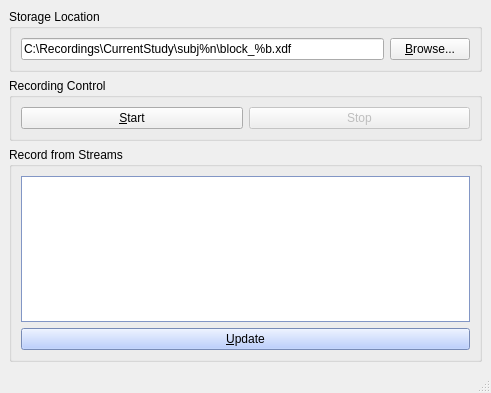
<?xml version="1.0" encoding="UTF-8"?>
<ui version="4.0">
 <class>MainWindow</class>
 <widget class="QMainWindow" name="MainWindow">
  <property name="geometry">
   <rect>
    <x>0</x>
    <y>0</y>
    <width>491</width>
    <height>393</height>
   </rect>
  </property>
  <property name="windowTitle">
   <string>Lab Recorder</string>
  </property>
  <widget class="QWidget" name="centralwidget">
   <layout class="QVBoxLayout" name="verticalLayout_3">
    <item>
     <layout class="QVBoxLayout" name="verticalLayout">
      <item>
       <widget class="QGroupBox" name="groupBox_2">
        <property name="title">
         <string>Storage Location</string>
        </property>
        <layout class="QHBoxLayout" name="horizontalLayout_2">
         <item>
          <widget class="QLineEdit" name="locationEdit">
           <property name="minimumSize">
            <size>
             <width>361</width>
             <height>0</height>
            </size>
           </property>
           <property name="text">
            <string>C:\Recordings\CurrentStudy\subj%n\block_%b.xdf</string>
           </property>
          </widget>
         </item>
         <item>
          <widget class="QPushButton" name="browseButton">
           <property name="text">
            <string>&amp;Browse...</string>
           </property>
          </widget>
         </item>
        </layout>
       </widget>
      </item>
      <item>
       <widget class="QGroupBox" name="groupBox">
        <property name="title">
         <string>Recording Control</string>
        </property>
        <layout class="QHBoxLayout" name="horizontalLayout">
         <item>
          <widget class="QPushButton" name="startButton">
           <property name="text">
            <string>&amp;Start</string>
           </property>
           <property name="icon">
            <iconset>
             <normaloff>../../../record.png</normaloff>../../../record.png</iconset>
           </property>
          </widget>
         </item>
         <item>
          <widget class="QPushButton" name="stopButton">
           <property name="enabled">
            <bool>false</bool>
           </property>
           <property name="text">
            <string>Stop</string>
           </property>
           <property name="icon">
            <iconset>
             <normaloff>../../../stop2.png</normaloff>../../../stop2.png</iconset>
           </property>
          </widget>
         </item>
        </layout>
       </widget>
      </item>
     </layout>
    </item>
    <item>
     <layout class="QHBoxLayout" name="horizontalLayout_4">
      <item>
       <widget class="QGroupBox" name="groupBox_3">
        <property name="palette">
         <palette>
          <active>
           <colorrole role="WindowText">
            <brush brushstyle="SolidPattern">
             <color alpha="255">
              <red>0</red>
              <green>0</green>
              <blue>0</blue>
             </color>
            </brush>
           </colorrole>
           <colorrole role="Button">
            <brush brushstyle="SolidPattern">
             <color alpha="255">
              <red>168</red>
              <green>194</green>
              <blue>255</blue>
             </color>
            </brush>
           </colorrole>
           <colorrole role="Light">
            <brush brushstyle="SolidPattern">
             <color alpha="255">
              <red>255</red>
              <green>255</green>
              <blue>255</blue>
             </color>
            </brush>
           </colorrole>
           <colorrole role="Midlight">
            <brush brushstyle="SolidPattern">
             <color alpha="255">
              <red>211</red>
              <green>224</green>
              <blue>255</blue>
             </color>
            </brush>
           </colorrole>
           <colorrole role="Dark">
            <brush brushstyle="SolidPattern">
             <color alpha="255">
              <red>84</red>
              <green>97</green>
              <blue>127</blue>
             </color>
            </brush>
           </colorrole>
           <colorrole role="Mid">
            <brush brushstyle="SolidPattern">
             <color alpha="255">
              <red>112</red>
              <green>129</green>
              <blue>170</blue>
             </color>
            </brush>
           </colorrole>
           <colorrole role="Text">
            <brush brushstyle="SolidPattern">
             <color alpha="255">
              <red>0</red>
              <green>0</green>
              <blue>0</blue>
             </color>
            </brush>
           </colorrole>
           <colorrole role="BrightText">
            <brush brushstyle="SolidPattern">
             <color alpha="255">
              <red>255</red>
              <green>255</green>
              <blue>255</blue>
             </color>
            </brush>
           </colorrole>
           <colorrole role="ButtonText">
            <brush brushstyle="SolidPattern">
             <color alpha="255">
              <red>0</red>
              <green>0</green>
              <blue>0</blue>
             </color>
            </brush>
           </colorrole>
           <colorrole role="Base">
            <brush brushstyle="SolidPattern">
             <color alpha="255">
              <red>255</red>
              <green>255</green>
              <blue>255</blue>
             </color>
            </brush>
           </colorrole>
           <colorrole role="Window">
            <brush brushstyle="SolidPattern">
             <color alpha="255">
              <red>168</red>
              <green>194</green>
              <blue>255</blue>
             </color>
            </brush>
           </colorrole>
           <colorrole role="Shadow">
            <brush brushstyle="SolidPattern">
             <color alpha="255">
              <red>0</red>
              <green>0</green>
              <blue>0</blue>
             </color>
            </brush>
           </colorrole>
           <colorrole role="AlternateBase">
            <brush brushstyle="SolidPattern">
             <color alpha="255">
              <red>211</red>
              <green>224</green>
              <blue>255</blue>
             </color>
            </brush>
           </colorrole>
           <colorrole role="ToolTipBase">
            <brush brushstyle="SolidPattern">
             <color alpha="255">
              <red>255</red>
              <green>255</green>
              <blue>220</blue>
             </color>
            </brush>
           </colorrole>
           <colorrole role="ToolTipText">
            <brush brushstyle="SolidPattern">
             <color alpha="255">
              <red>0</red>
              <green>0</green>
              <blue>0</blue>
             </color>
            </brush>
           </colorrole>
          </active>
          <inactive>
           <colorrole role="WindowText">
            <brush brushstyle="SolidPattern">
             <color alpha="255">
              <red>0</red>
              <green>0</green>
              <blue>0</blue>
             </color>
            </brush>
           </colorrole>
           <colorrole role="Button">
            <brush brushstyle="SolidPattern">
             <color alpha="255">
              <red>168</red>
              <green>194</green>
              <blue>255</blue>
             </color>
            </brush>
           </colorrole>
           <colorrole role="Light">
            <brush brushstyle="SolidPattern">
             <color alpha="255">
              <red>255</red>
              <green>255</green>
              <blue>255</blue>
             </color>
            </brush>
           </colorrole>
           <colorrole role="Midlight">
            <brush brushstyle="SolidPattern">
             <color alpha="255">
              <red>211</red>
              <green>224</green>
              <blue>255</blue>
             </color>
            </brush>
           </colorrole>
           <colorrole role="Dark">
            <brush brushstyle="SolidPattern">
             <color alpha="255">
              <red>84</red>
              <green>97</green>
              <blue>127</blue>
             </color>
            </brush>
           </colorrole>
           <colorrole role="Mid">
            <brush brushstyle="SolidPattern">
             <color alpha="255">
              <red>112</red>
              <green>129</green>
              <blue>170</blue>
             </color>
            </brush>
           </colorrole>
           <colorrole role="Text">
            <brush brushstyle="SolidPattern">
             <color alpha="255">
              <red>0</red>
              <green>0</green>
              <blue>0</blue>
             </color>
            </brush>
           </colorrole>
           <colorrole role="BrightText">
            <brush brushstyle="SolidPattern">
             <color alpha="255">
              <red>255</red>
              <green>255</green>
              <blue>255</blue>
             </color>
            </brush>
           </colorrole>
           <colorrole role="ButtonText">
            <brush brushstyle="SolidPattern">
             <color alpha="255">
              <red>0</red>
              <green>0</green>
              <blue>0</blue>
             </color>
            </brush>
           </colorrole>
           <colorrole role="Base">
            <brush brushstyle="SolidPattern">
             <color alpha="255">
              <red>255</red>
              <green>255</green>
              <blue>255</blue>
             </color>
            </brush>
           </colorrole>
           <colorrole role="Window">
            <brush brushstyle="SolidPattern">
             <color alpha="255">
              <red>168</red>
              <green>194</green>
              <blue>255</blue>
             </color>
            </brush>
           </colorrole>
           <colorrole role="Shadow">
            <brush brushstyle="SolidPattern">
             <color alpha="255">
              <red>0</red>
              <green>0</green>
              <blue>0</blue>
             </color>
            </brush>
           </colorrole>
           <colorrole role="AlternateBase">
            <brush brushstyle="SolidPattern">
             <color alpha="255">
              <red>211</red>
              <green>224</green>
              <blue>255</blue>
             </color>
            </brush>
           </colorrole>
           <colorrole role="ToolTipBase">
            <brush brushstyle="SolidPattern">
             <color alpha="255">
              <red>255</red>
              <green>255</green>
              <blue>220</blue>
             </color>
            </brush>
           </colorrole>
           <colorrole role="ToolTipText">
            <brush brushstyle="SolidPattern">
             <color alpha="255">
              <red>0</red>
              <green>0</green>
              <blue>0</blue>
             </color>
            </brush>
           </colorrole>
          </inactive>
          <disabled>
           <colorrole role="WindowText">
            <brush brushstyle="SolidPattern">
             <color alpha="255">
              <red>84</red>
              <green>97</green>
              <blue>127</blue>
             </color>
            </brush>
           </colorrole>
           <colorrole role="Button">
            <brush brushstyle="SolidPattern">
             <color alpha="255">
              <red>168</red>
              <green>194</green>
              <blue>255</blue>
             </color>
            </brush>
           </colorrole>
           <colorrole role="Light">
            <brush brushstyle="SolidPattern">
             <color alpha="255">
              <red>255</red>
              <green>255</green>
              <blue>255</blue>
             </color>
            </brush>
           </colorrole>
           <colorrole role="Midlight">
            <brush brushstyle="SolidPattern">
             <color alpha="255">
              <red>211</red>
              <green>224</green>
              <blue>255</blue>
             </color>
            </brush>
           </colorrole>
           <colorrole role="Dark">
            <brush brushstyle="SolidPattern">
             <color alpha="255">
              <red>84</red>
              <green>97</green>
              <blue>127</blue>
             </color>
            </brush>
           </colorrole>
           <colorrole role="Mid">
            <brush brushstyle="SolidPattern">
             <color alpha="255">
              <red>112</red>
              <green>129</green>
              <blue>170</blue>
             </color>
            </brush>
           </colorrole>
           <colorrole role="Text">
            <brush brushstyle="SolidPattern">
             <color alpha="255">
              <red>84</red>
              <green>97</green>
              <blue>127</blue>
             </color>
            </brush>
           </colorrole>
           <colorrole role="BrightText">
            <brush brushstyle="SolidPattern">
             <color alpha="255">
              <red>255</red>
              <green>255</green>
              <blue>255</blue>
             </color>
            </brush>
           </colorrole>
           <colorrole role="ButtonText">
            <brush brushstyle="SolidPattern">
             <color alpha="255">
              <red>84</red>
              <green>97</green>
              <blue>127</blue>
             </color>
            </brush>
           </colorrole>
           <colorrole role="Base">
            <brush brushstyle="SolidPattern">
             <color alpha="255">
              <red>168</red>
              <green>194</green>
              <blue>255</blue>
             </color>
            </brush>
           </colorrole>
           <colorrole role="Window">
            <brush brushstyle="SolidPattern">
             <color alpha="255">
              <red>168</red>
              <green>194</green>
              <blue>255</blue>
             </color>
            </brush>
           </colorrole>
           <colorrole role="Shadow">
            <brush brushstyle="SolidPattern">
             <color alpha="255">
              <red>0</red>
              <green>0</green>
              <blue>0</blue>
             </color>
            </brush>
           </colorrole>
           <colorrole role="AlternateBase">
            <brush brushstyle="SolidPattern">
             <color alpha="255">
              <red>168</red>
              <green>194</green>
              <blue>255</blue>
             </color>
            </brush>
           </colorrole>
           <colorrole role="ToolTipBase">
            <brush brushstyle="SolidPattern">
             <color alpha="255">
              <red>255</red>
              <green>255</green>
              <blue>220</blue>
             </color>
            </brush>
           </colorrole>
           <colorrole role="ToolTipText">
            <brush brushstyle="SolidPattern">
             <color alpha="255">
              <red>0</red>
              <green>0</green>
              <blue>0</blue>
             </color>
            </brush>
           </colorrole>
          </disabled>
         </palette>
        </property>
        <property name="title">
         <string>Record from Streams</string>
        </property>
        <layout class="QVBoxLayout" name="verticalLayout_2">
         <item>
          <widget class="QListWidget" name="streamList">
           <property name="selectionMode">
            <enum>QAbstractItemView::SingleSelection</enum>
           </property>
           <property name="selectionBehavior">
            <enum>QAbstractItemView::SelectItems</enum>
           </property>
          </widget>
         </item>
         <item>
          <widget class="QPushButton" name="refreshButton">
           <property name="text">
            <string>&amp;Update</string>
           </property>
          </widget>
         </item>
        </layout>
       </widget>
      </item>
     </layout>
    </item>
   </layout>
  </widget>
  <widget class="QStatusBar" name="statusbar"/>
  <action name="actionLoadConfig">
   <property name="text">
    <string>Load configuration...</string>
   </property>
  </action>
  <action name="actionQuit">
   <property name="text">
    <string>Quit</string>
   </property>
  </action>
  <action name="actionAbout">
   <property name="text">
    <string>About</string>
   </property>
  </action>
  <action name="actionComing_Soon">
   <property name="text">
    <string>Coming Soon... :-)</string>
   </property>
  </action>
 </widget>
 <resources/>
 <connections/>
</ui>
